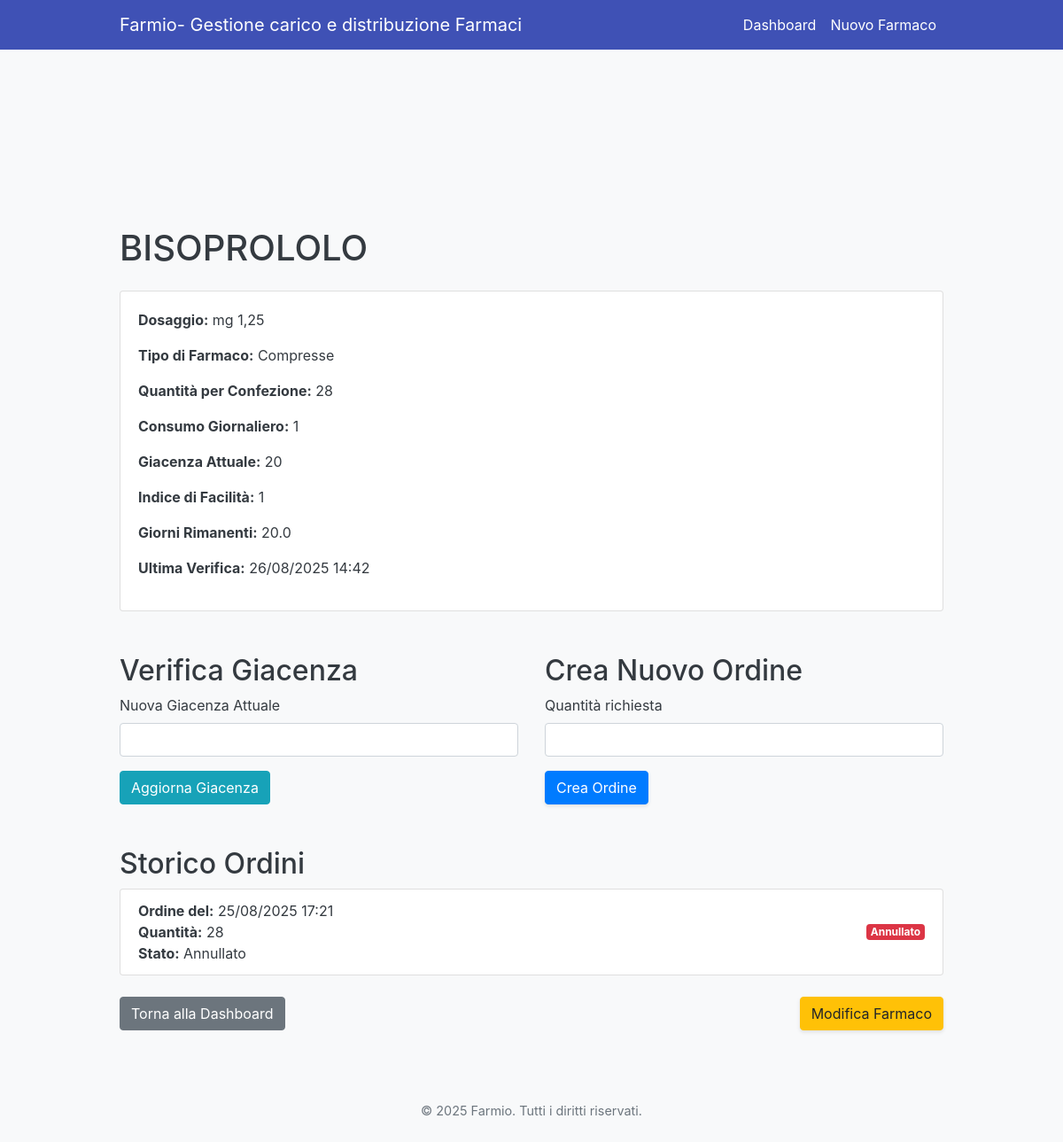
The page /farmaco/1 on the database its author committed.
### farmiomodels.py (models this page shows, shortened)
class Farmaco(db.Model):
    id = db.Column(db.Integer, primary_key=True)
    nome = db.Column(db.String(100), nullable=False)
    dosaggio = db.Column(db.String(50))
    tipo_farmaco = db.Column(db.String(50))
    quantita_contenuto = db.Column(db.Integer)
    consumo_giornaliero = db.Column(db.Integer)
    quantita_attuale = db.Column(db.Integer)
    ultima_verifica = db.Column(db.DateTime, default=datetime.now(UTC))
    indice_facilita = db.Column(db.Integer, default=2)

class Ordine(db.Model):
    id = db.Column(db.Integer, primary_key=True)
    farmaco_id = db.Column(db.Integer, db.ForeignKey('farmaco.id'), nullable=False)
    data = db.Column(db.DateTime, default=datetime.now(UTC))
    quantita_richiesta = db.Column(db.Integer, nullable=False)
    stato = db.Column(db.String(20), default='richiesta') # 'richiesta', 'confermata', 'acquisita'
    farmaco = db.relationship('Farmaco', backref=db.backref('ordini', lazy=True))

### farmio.py (the view)
@app.route('/farmaco/<int:farmaco_id>')
def dettaglio_farmaco(farmaco_id):
    farmaco = Farmaco.query.get_or_404(farmaco_id)
    ordini = Ordine.query.filter_by(farmaco_id=farmaco.id).order_by(Ordine.data.desc()).all()
    if farmaco.consumo_giornaliero > 0:
        giorni_rimanenti = farmaco.quantita_attuale / farmaco.consumo_giornaliero
    else:
        giorni_rimanenti = float('inf')
    return render_template('dettaglio_farmaco.html', farmaco=farmaco, ordini=ordini, giorni_rimanenti=round(giorni_rimanenti, 1))

### templates/dettaglio_farmaco.html (shortened to what this page needs)
<!DOCTYPE html>
<html lang="it">
<head>
    <link href="https://stackpath.bootstrapcdn.com/bootstrap/4.5.2/css/bootstrap.min.css" rel="stylesheet">
    <link rel="stylesheet" href="{{ url_for('static', filename='style.css') }}">
</head>
<body>
    {% include 'nav.html' %}
    <div class="container mt-5 pt-5">
        <h1 class="mb-4">{{ farmaco.nome }}</h1>
        <div class="card mb-4">
            <div class="card-body">
                <p><strong>Dosaggio:</strong> {{ farmaco.dosaggio }}</p>
                <p><strong>Tipo di Farmaco:</strong> {{ farmaco.tipo_farmaco.capitalize() }}</p>
                <p><strong>Quantità per Confezione:</strong> {{ farmaco.quantita_contenuto }}</p>
                <p><strong>Consumo Giornaliero:</strong> {{ farmaco.consumo_giornaliero }}</p>
                <p><strong>Giacenza Attuale:</strong> {{ farmaco.quantita_attuale }}</p>
                <p><strong>Indice di Facilità:</strong> {{ farmaco.indice_facilita }}</p>
                {% if farmaco.consumo_giornaliero > 0 %}
                    <p><strong>Giorni Rimanenti:</strong> {{ '%.1f'|format(giorni_rimanenti) }}</p>
                {% else %}
                    <p><strong>Giorni Rimanenti:</strong> N/A (Consumo 0)</p>
                {% endif %}
                <p><strong>Ultima Verifica:</strong> {{ farmaco.ultima_verifica.strftime('%d/%m/%Y %H:%M') }}</p>
            </div>
        </div>
        <div class="row">
            <div class="col-md-6">
                <h2 class="mt-4">Verifica Giacenza</h2>
                <form action="{{ url_for('verifica_farmaco', farmaco_id=farmaco.id) }}" method="POST">
                    <div class="form-group">
                        <label for="quantita_attuale">Nuova Giacenza Attuale</label>
                        <input type="number" class="form-control" id="quantita_attuale" name="quantita_attuale" required>
                    </div>
                    <button type="submit" class="btn btn-info">Aggiorna Giacenza</button>
                </form>
            </div>
            <div class="col-md-6">
                <h2 class="mt-4">Crea Nuovo Ordine</h2>
                <form action="{{ url_for('nuovo_ordine', farmaco_id=farmaco.id) }}" method="POST">
                    <div class="form-group">
                        <label for="quantita_richiesta">Quantità richiesta</label>
                        <input type="number" class="form-control" id="quantita_richiesta" name="quantita_richiesta" required>
                    </div>
                    <button type="submit" class="btn btn-primary">Crea Ordine</button>
                </form>
            </div>
        </div>
        <h2 class="mt-5">Storico Ordini</h2>
        {% if ordini %}
            <div class="list-group">
                {% for ordine in ordini %}
                    <div class="list-group-item d-flex justify-content-between align-items-center">
                        <div>
                            <strong>Ordine del:</strong> {{ ordine.data.strftime('%d/%m/%Y %H:%M') }}<br>
                            <strong>Quantità:</strong> {{ ordine.quantita_richiesta }}<br>
                            <strong>Stato:</strong> {{ ordine.stato.capitalize() }}
                        </div>
                        <div class="btn-group" role="group">
                            {% if ordine.stato == 'richiesta' %}
                                <a href="{{ url_for('aggiorna_stato_ordine', ordine_id=ordine.id, stato_id='conferma') }}" class="btn btn-sm btn-success">Conferma</a>
                                <form action="{{ url_for('annulla_ordine', ordine_id=ordine.id) }}" method="POST" class="d-inline ml-2">
                                    <button type="submit" class="btn btn-sm btn-danger">Annulla</button>
                                </form>
                            {% elif ordine.stato == 'acquisita' %}
                                <span class="badge badge-success">Acquisito</span>
                            {% elif ordine.stato == 'annullato' %}
                                <span class="badge badge-danger">Annullato</span>
                            {% endif %}
                        </div>
                    </div>
                {% endfor %}
            </div>
        {% else %}
            <p>Nessun ordine registrato per questo farmaco.</p>
        {% endif %}
        <div class="mt-4 d-flex justify-content-between">
            <a href="{{ url_for('dashboard') }}" class="btn btn-secondary">Torna alla Dashboard</a>
            <a href="{{ url_for('modifica_farmaco', farmaco_id=farmaco.id) }}" class="btn btn-warning">Modifica Farmaco</a>
        </div>
    </div>
    <footer class="footer">
        <div class="container">
            <p>&copy; 2025 Farmio. Tutti i diritti riservati.</p>
        </div>
    </footer>
</body>
</html>

### static/style.css (style rules this page uses)
body { padding-top: 10rem; font-family: -apple-system, BlinkMacSystemFont, "Segoe UI", Roboto, "Helvetica Neue", Arial, sans-serif; background-color: #f8f9fa; color: #343a40; }
.container { max-width: 960px; }
.list-group-item { transition: background-color .2s ease-in-out; }
.btn-primary, .btn-success, .btn-danger, .btn-warning { box-shadow: 0 2px 4px rgba(0, 0, 0, 0.1); transition: transform 0.2s; }
.footer { text-align: center; padding: 2rem 0; margin-top: 3rem; color: #6c757d; font-size: 0.9rem; }

### rows shown on the page
Farmaco: nome "BISOPROLOLO", dosaggio "mg 1,25", tipo_farmaco "Compresse", quantita_contenuto "28", consumo_giornaliero "1", quantita_attuale "20", indice_facilita "1", ultima_verifica "26/08/2025 14:42"
Ordine: data "25/08/2025 17:21", quantita_richiesta "28", stato "Annullato"

### other values the page prints
{{ '%.1f'|format(giorni_rimanenti) }} "20.0"
